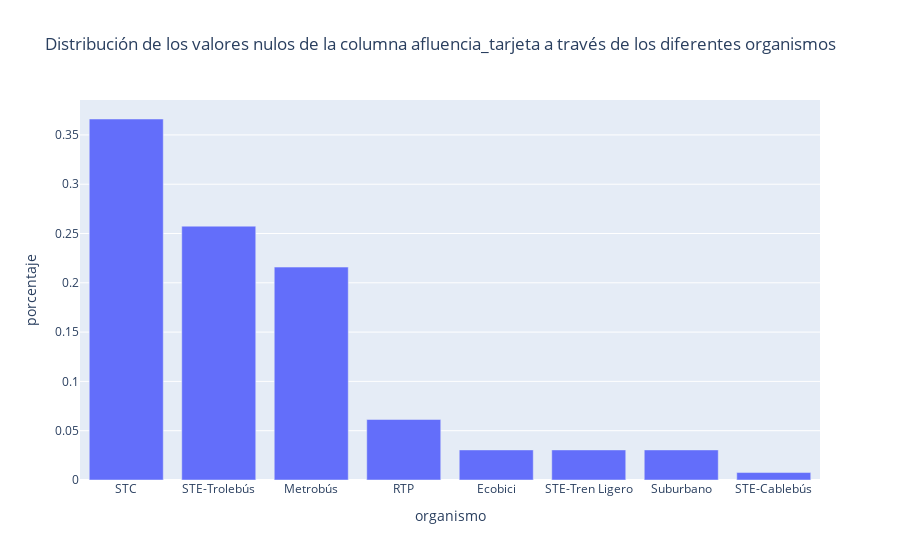

Notebook code cell kept with this figure:
### Code cell
basic_plotly_bars (
    df_percent_missing_data_tarjeta.sort_values(by=(["porcentaje"]),ascending=False),
    'organismo',
    'porcentaje',
    "Distribución de los valores nulos de la columna afluencia_tarjeta a través de los diferentes organismos",
)

### Figure 1 — Plotly figure (JSON) as saved in the notebook; plotly's stock layout.template omitted (floating-point values rounded to 4 significant figures)
{"data": [{"alignmentgroup": "True", "hovertemplate": "organismo=%{x}<br>porcentaje=%{y}<extra></extra>", "legendgroup": "", "marker": {"color": "#636efa", "pattern": {"shape": ""}}, "name": "", "offsetgroup": "", "orientation": "v", "showlegend": false, "textposition": "auto", "type": "bar", "x": ["STC", "STE-Trolebús", "Metrobús", "RTP", "Ecobici", "STE-Tren Ligero", "Suburbano", "STE-Cablebús"], "xaxis": "x", "y": [0.3661, 0.2574, 0.2159, 0.0614, 0.03051, 0.03051, 0.03051, 0.00755], "yaxis": "y"}], "layout": {"barmode": "relative", "legend": {"tracegroupgap": 0}, "title": {"text": "Distribución de los valores nulos de la columna afluencia_tarjeta a través de los diferentes organismos"}, "xaxis": {"anchor": "y", "domain": [0, 1], "title": {"text": "organismo"}}, "yaxis": {"anchor": "x", "domain": [0, 1], "title": {"text": "porcentaje"}}}}
